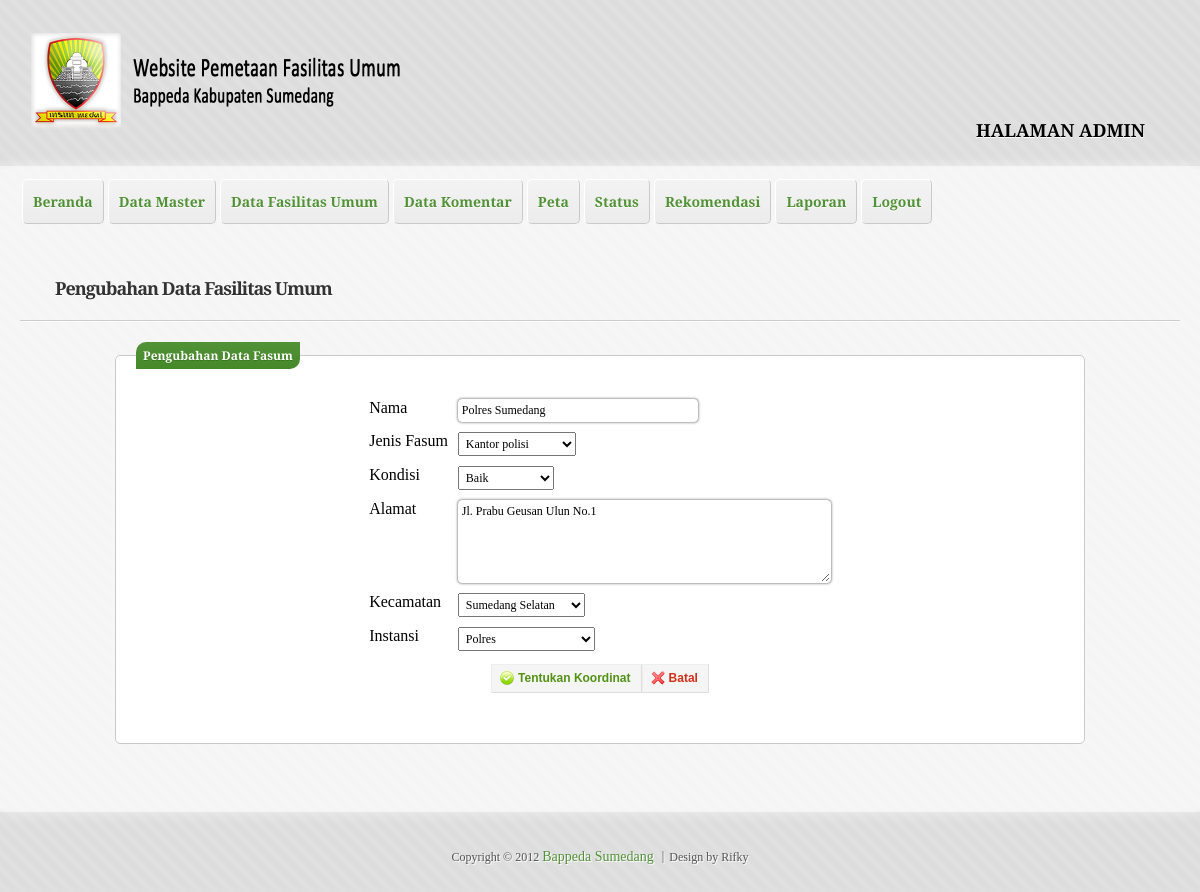
Screenshot of /admin/fasum_ubah.php?id_fasum=1 (signed in) with the database file from the repository.
### tables this page shows
CREATE TABLE IF NOT EXISTS `fasum` (
  `id_fasum` int(5) NOT NULL AUTO_INCREMENT,
  `nama_fasum` varchar(50) NOT NULL,
  `id_jenis` int(2) NOT NULL,
  `kondisi` varchar(12) NOT NULL,
  `alamat` varchar(255) NOT NULL,
  `id_kecamatan` varchar(8) NOT NULL,
  `id_instansi` int(2) NOT NULL,
  `username` varchar(30) NOT NULL,
  `lat` double NOT NULL,
  `lng` double NOT NULL,
  PRIMARY KEY (`id_fasum`),
  KEY `id_kecamatan` (`id_kecamatan`),
  KEY `id_instansi` (`id_instansi`),
  KEY `username` (`username`),
  KEY `id_jenis` (`id_jenis`)
);

CREATE TABLE IF NOT EXISTS `jenis_fasum` (
  `id_jenis` int(2) NOT NULL AUTO_INCREMENT,
  `jenis_fasum` varchar(30) NOT NULL,
  `id_kategori` int(2) NOT NULL,
  `keterangan` text NOT NULL,
  `icon` varchar(150) NOT NULL,
  PRIMARY KEY (`id_jenis`),
  KEY `id_kategori` (`id_kategori`)
);

CREATE TABLE IF NOT EXISTS `kecamatan` (
  `id_kecamatan` varchar(8) NOT NULL,
  `nama_kecamatan` varchar(30) NOT NULL,
  PRIMARY KEY (`id_kecamatan`)
);

CREATE TABLE IF NOT EXISTS `instansi` (
  `id_instansi` int(2) NOT NULL,
  `nama_instansi` varchar(70) NOT NULL,
  `singkatan` varchar(30) NOT NULL,
  PRIMARY KEY (`id_instansi`)
);

### admin/fasum_ubah.php (the view, shortened to what this page needs)
<?php
	if(isset($_SESSION['sudahlogin']))
	{
?>
<!doctype html>
<html class="no-js" lang="en">
<head>
	<?php
	include("lib_func.php");
	?>
    <link href="style.css" rel="stylesheet" />
</head>
<body onLoad="initialize()">
<div id="wrapper">
    <header id="header" class="clearfix" role="banner">
    </header>
<div id="main" class="clearfix">
    <nav id="menu" class="clearfix" role="navigation">
    </nav>
    <div id="content" role="main">
        <article class="post">
            <h2 class="entry-title"><a href="#">Pengubahan Data Fasilitas Umum</a></h2><hr />
            <div class="entry-content">
<?php
$id_fasum=$_REQUEST['id_fasum'];
$sql="select f.*,j.jenis_fasum,ke.nama_kecamatan,i.singkatan from fasum f,jenis_fasum j,kecamatan ke, instansi i where f.id_fasum='$id_fasum' and f.id_jenis=j.id_jenis and f.id_kecamatan=ke.id_kecamatan and f.id_instansi=i.id_instansi";
$res=mysql_query($sql);
if(mysql_num_rows($res)==1){
$data_fasum=mysql_fetch_array($res);
?>
<div align="center">
 <form method=post action="fasum_ubah2.php" name="form_ubah_fasum">
	<fieldset>
        <legend>Pengubahan Data Fasum</legend>
        <table align="center" bgcolor="white" border=0 cellspacing="10px">
		<tr>
       		<td>Nama</td>
        	<td><input type="text" name="nama_fasum" value="<?php echo $data_fasum['nama_fasum'];?>"size=31 maxlength=30>
			</td>
       	</tr>
		<tr>
        	<td>Jenis Fasum</td>
            <td><select name="id_jenis">
            	<option value="<?php echo $data_fasum['id_jenis']; ?>"><?php echo $data_fasum['jenis_fasum']; ?></option>
                </select>
         	</td>
       	</tr>
		<tr>
        	<td>Kondisi</td>
            <td><select name="kondisi">
					<?php
					echo "<option value=\"".$data_fasum['kondisi']."\">".$data_fasum['kondisi']."</option>";
					?>
		 	 	</select></td>
        </tr>
    	<tr>
        	<td>Alamat</td>
            <td><textarea name="alamat" cols="50" rows="5"><?php echo $data_fasum['alamat'];?></textarea>
            </td>
        </tr>
        <tr>
        	<td>Kecamatan</td>
            <td><select name="id_kecamatan">
            <option value="<?php echo $data_fasum['id_kecamatan']; ?>"><?php echo $data_fasum['nama_kecamatan']; ?></option>
			</select>
            </td>
      	</tr>
        <tr>
        	<td>Instansi</td>
            <td><select name="id_instansi">
		    <option value="<?php echo $data_fasum['id_instansi']; ?>"><?php echo $data_fasum['singkatan']; ?></option>
			</select>
            </td>
      	</tr>
        <tr>
        	<td colspan="2"><div class="buttons" align="center"><button type="submit" value="Simpan" class="positive" onClick="return validasi()">
     <img src="../images/ya.png">Tentukan Koordinat</button><button type="reset" value="Batal" class="negative" onClick="javascript:history.back()">
     <img src="../images/tidak.png">Batal</button></div></td>
        </tr>
	</table></fieldset>
</form>
    </div>
    <?php
}
else {
	?>
	<div class="error">Data tidak ditemukan!</div>
	<?php
}
?>
            </div>
        </article>
    </div>
</div>
    <footer id="footer"a align="center">
    </footer>
</div>
</body>
</html>
<?php
	}
	else
		header("Location: haruslogin.php");
?>

### rows the page displays
fasum: nama_fasum "Polres Sumedang", id_jenis "Kantor polisi", kondisi "Baik", alamat "Jl. Prabu Geusan Ulun No.1", id_kecamatan "Sumedang Selatan", id_instansi "Polres"
